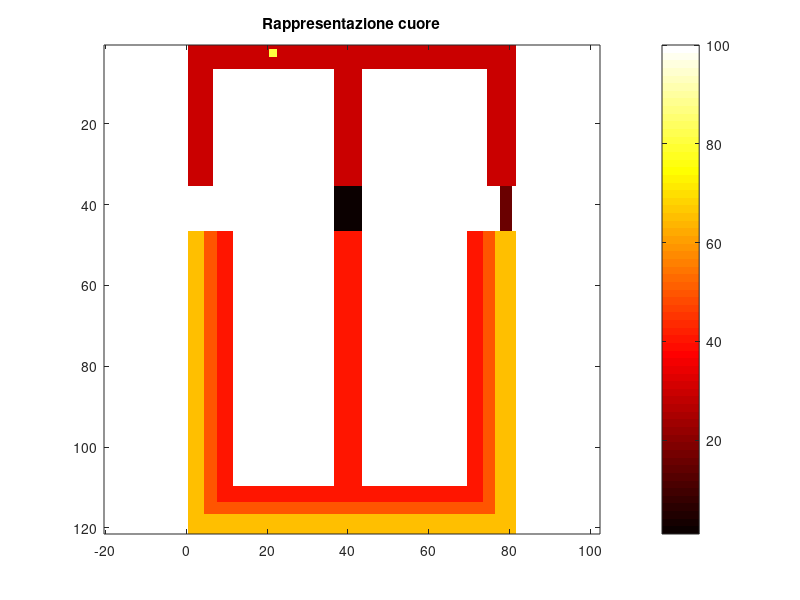

Reproduce this figure in MATLAB. (Note: this script raises an error after producing the figure.)
Htot=12; %cm
Lx=8; 
H_A=4; 
H_V=8;
dx=0.1 ;

spessore_atri=0.5; %cm
N_atri=round(spessore_atri/dx)+1;

spessore_ventricoli=1; %cm
N_ventricoli=round(spessore_ventricoli/dx)+1;

N_Htot= round (Htot/dx)+1;
N_x= round (Lx/dx)+1;
N_y_A= round (H_A/dx)+1;

AVN=floor(N_x/2);
L_y_AVN=0.03*Htot;
N_AVN=round(L_y_AVN/dx)+1;

SAN_x=0.25*Lx;
dim_x_SAN= 0.005*Lx; 
SAN_y= 0.02*H_A;

SAN_index= round(SAN_x/dx)+1;
SAN_index_y=round (SAN_y/dx)+1;
lunghezza_san=round (dim_x_SAN/dx)+1;

%definisco i vari tipi di miociti cardiaci
L_epi_x=0.36*spessore_ventricoli;
N_epi=round(L_epi_x/dx);

L_mid=0.28*spessore_ventricoli;   
N_mid=round(L_mid/dx);

% Kent indici 
KENT_x=0.96*Lx;
dim_KENT= 0.009*Lx; 

KENT_index= round(KENT_x/dx)+1;
N_L_KENT=round(dim_KENT/dx)+1;

%matrice per definire la geometria
Cuore= ones(N_Htot,N_x)*100;

%setto
Cuore(1:N_y_A,AVN-N_atri/2:AVN+N_atri/2)=30;
Cuore(N_y_A:N_Htot,AVN-N_atri/2:AVN+N_atri/2)=40;

%tessuto endo 
Cuore(N_y_A:N_Htot,1:N_ventricoli)=40;
Cuore(N_Htot-N_ventricoli:N_Htot,:)=40;
Cuore(N_y_A:N_Htot,N_x-N_ventricoli:N_x)=40;

%tessuto mid
Cuore(N_y_A:N_Htot,1:N_mid+N_epi)=50;
Cuore(N_y_A:N_Htot,N_x-N_mid-N_epi:N_x)=50;
Cuore(N_Htot-N_mid-N_epi:N_Htot,:)=50;

%tessuto epi
Cuore(N_y_A:N_Htot,1:N_epi)=65;
Cuore(N_y_A:N_Htot,N_x-N_epi:N_x)=65;
Cuore(N_Htot-N_epi:N_Htot,:)=65;

%atrio
Cuore(1:N_atri,:)=30;
Cuore(1:N_y_A,1:N_atri)=30;
Cuore(1:N_y_A,N_x-N_atri:N_x)=30;

%SAN
Cuore(SAN_index_y:SAN_index_y+lunghezza_san,SAN_index:SAN_index+lunghezza_san)=80;

%AVN
Cuore(N_y_A-N_AVN:N_AVN+N_y_A,:)=100;
Cuore(N_y_A-N_AVN:N_AVN+N_y_A,AVN-N_atri/2:AVN+N_atri/2)=1;

%fascio di Kent 
Cuore(N_y_A-N_AVN:N_y_A+N_AVN,KENT_index:N_L_KENT+KENT_index)=16;

figure
imagesc(Cuore);
colormap(hot); 
colorbar;
title('Rappresentazione cuore');
axis equal
axis ij
cb=colorbar;
cb.Ticks = [1,16,30, 40,50,65,80];
cb.TickLabels = {'AVN','Fascio di Kent','Tessuto atriale', 'Tessuto endo','Tessuto mid','Tessuto epi','SAN'};
cb.Label.String = 'Componenti del cuore';

T=1500; %ms
dt=0.1; 

Dm=1.171e-3*7;%cm^2/ms
Dm_A=1.171e-3*7*2.8;
Dm_AVN=1.171e-3*7/6;
Dm_endo=1.171e-3*7*2.8;
Dm_Kent=1.171e-3*7*2.8;

e_endo=0.005; %parametro leggermente modificato per favorire la propagazione
e_mid=0.003;
e_epi=0.006;
e_atrio=0.008;
e_AVN=0.008;

Nt=round(T/dt)+1;

Vm=-85*ones(Nt,N_x,N_Htot); %mV
u = zeros(Nt, N_x, N_Htot);

%SAN
Vm(1,SAN_index:SAN_index+lunghezza_san,SAN_index_y:SAN_index_y+lunghezza_san)=-65; %mV

for i=1:Nt-1
    for jy= 1:N_Htot
        for jx= 1:N_x

            if Cuore(jy,jx)~=100 
      
                dm=Dm;

                if Cuore(jy,jx)==30 
                    dm=Dm_A;
                    e=e_atrio;
                elseif Cuore(jy,jx)==16
                    e=0.0255;  %parametro cambiato
                    dm=Dm_Kent;
                elseif Cuore(jy,jx)== 1
                    dm=Dm_AVN;
                    e=e_AVN;
                elseif Cuore(jy,jx)== 40
                    dm=Dm_endo; 
                    e=e_endo;
                elseif Cuore (jy,jx)==50
                    e=e_mid;
                elseif Cuore (jy,jx)==65
                    e=e_epi;
                end
               
                % Calcolo del Laplaciano con metodo dei punti fantasma
                if jx > 1 && Cuore(jy, jx-1) ~= 100 
                    sx = Vm(i, jx-1, jy);
                else
                    sx = Vm(i, jx, jy);
                end

                if jx < N_x && Cuore(jy, jx+1) ~= 100
                    dx_ = Vm(i, jx+1, jy);
                else
                    dx_ = Vm(i, jx, jy);
                end

                lapvx = (sx + dx_ - 2*Vm(i, jx, jy)) / (dx^2);

                if jy > 1 && Cuore(jy-1, jx) ~= 100
                    sy = Vm(i, jx, jy-1);
                else
                    sy = Vm(i, jx, jy);
                end

                if jy < N_Htot && Cuore(jy+1, jx) ~= 100
                    dy = Vm(i, jx, jy+1);
                else
                    dy = Vm(i, jx, jy);
                end

                lapvy = (sy + dy - 2*Vm(i, jx, jy)) / (dx^2);

                lapv=lapvx+lapvy;
                Im=dm*lapv;    

                %trascuro il termine aggiuntivo dovuto alla eterogeinità
                %della diffusività

                %corrente ionica Rogers-McCulloch
                if Cuore(jy,jx)~=80  
                
                c1=2.6;
                c2=1;
                a=0.13;
                d=1;
                A=135;
                B=-85;
                vr=Vm(i,jx,jy)-B;
                vm=vr/A;
                
                Ii=c1*vr*(a-vm)*(1-vm)+c2*u(i,jx,jy)*vr;
                dv2dt=Im-Ii;
                          
                %SAN FitzHugh-Nagumo con punto equilibrio instabile
                elseif Cuore(jy,jx)==80

                    c1=1.56;
                    c2=0.6;
                    a=-1;
                    e_APD=0.009;
                    e_HR=0.005;
                    d=0;
                    A=35;
                    B=-30; 
                    vr=Vm(i,jx,jy)-B;
                    vm=vr/A;
                    Ii=c1*vr*(a-vm)*(1-vm)+c2*u(i,jx,jy)*A;
                    dv2dt=Im-Ii;
                    
                    if (dv2dt>=0)
                       e=e_HR;
                    else
                       e=e_APD;
                    end  
     
                end                 
                u(i+1,jx,jy)=u(i,jx,jy)+dt*e*(vm-d*u(i,jx,jy));
                Vm(i+1,jx,jy)=Vm(i,jx,jy)+dt*dv2dt;               
            else
                Vm(i+1,jx,jy)=NaN;
            end
        end
    end
end


% v=VideoWriter('Progettino_rientroAV.mp4','MPEG-4');
% v.Quality=90;
% v.FrameRate=30;
% open(v);

figure;
for i = 1:10:Nt  
    V = squeeze(Vm(i,:,:))';  
    imagesc(V, [-90 40]);     
    colormap(jet);
    colorbar;
    title(sprintf('Potenziale Vm a t = %.1f ms', (i-1)*dt));
    axis equal ij
    drawnow;
    % frame=getframe(gcf);
    % writeVideo(v,frame)
end
% close(v)
